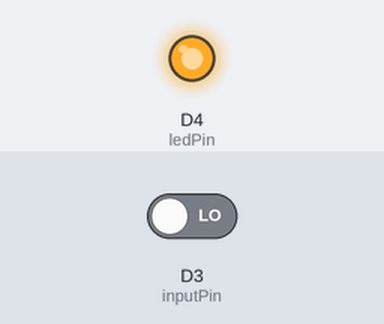
Bench run of a sketch on a simulated ESP8266 (NodeMCU). On the bench: output pins drawn as LEDs (lit = HIGH). The test bench sets the inputs (shaded band); at power-on: D3 (inputPin) LOW. What the sketch prints to the serial monitor is not drawn.

Above: at 1.2 s.
1.3 s: D3 (inputPin) driven HIGH
At 2.5 s:
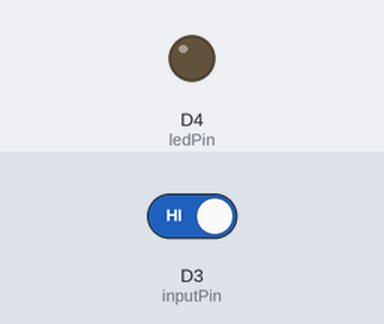
2.8 s: D3 (inputPin) driven LOW
At 3.6 s:
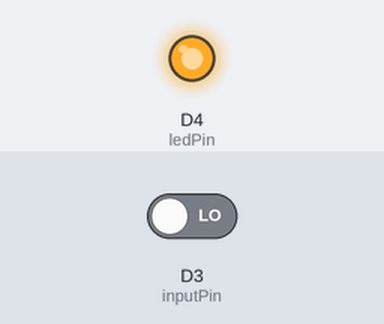
Timing chart, 0 to 5.8 s (numbered marks = the images above; inputs shaded):
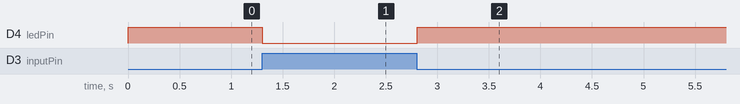

The sketch:

draft1.ino
```cpp
int ledPin = 2;
int inputPin = D3; // D7 choose input pin (for Infrared sensor)
int val = 0; // variable for reading the pin status

void setup() {
  // put your setup code here, to run once:
  pinMode(ledPin, OUTPUT); // declare LED as output
  pinMode(inputPin, INPUT); // declare Infrared sensor as input
  Serial.begin(9600);
}

void loop() {
  // put your main code here, to run repeatedly:
     val = digitalRead(inputPin); // read input value
     Serial.println(val);
   if (val == HIGH)
   { // check if the input is HIGH
      digitalWrite(ledPin, LOW); // turn LED OFF
   }
   else
   {
      digitalWrite(ledPin, HIGH); // turn LED ON
   }
}
```

Measured:
- after the input at 1.3 s, D4 (ledPin): HIGH → LOW at once
- after the input at 2.8 s, D4 (ledPin): LOW → HIGH at once
